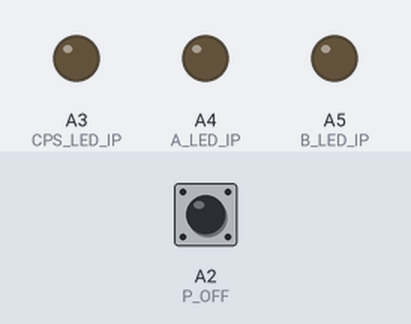
Recording of a sketch running on a simulated Arduino Uno, built with avr-gcc and run on an emulated ATmega328P. Shown: output pins drawn as LEDs (lit = HIGH). Dashed ring = blinking. The test bench sets the inputs (shaded band); at power-on: A2 (P_OFF) HIGH. Storage starts empty; what the sketch prints to the serial monitor is not drawn.

Above: at 1.2 s.
1.3 s: A2 (P_OFF) pulled LOW for 0.15 s
At 1.46 s:
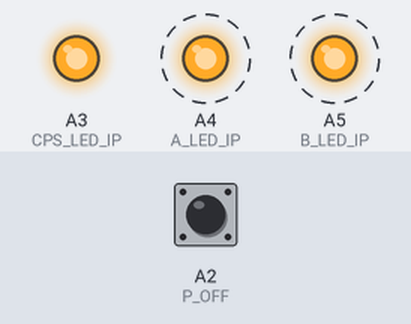
Timing chart, 0 to 10.3 s (numbered marks = the images above; inputs shaded):
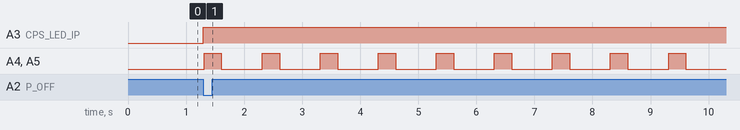

Measured:
- after the input at 1.3 s, A4 (A_LED_IP), A5 (B_LED_IP): alternates HIGH for 0.30 s and LOW for 0.70 s, starting at once

The sketch:

testSDModule.ino
```cpp
// SD Card Module Libraries & Dependencies
#include <SPI.h>
#include <SD.h>


// Switches
const int cycleBase = 2;  // Cycles per Second
const bool saveData = true;

// Pinouts
const int CPS_LED_IP  = A3;  // CPS Indicator
const int A_LED_IP    = A4;  // Red Indicator A
const int B_LED_IP    = A5;  // Red Indicator B
const int P_OFF       = A2;  // Power Off Button
const int chipSelect  = 10;  // SDCM - CS

// Cycles per Second Variables
const int ms = 1000;
const int cps = cycleBase * ms;
unsigned long previousTime = millis();

// File Management Variables
String dataFileName;  // Data File Name
File dataFile;        // Data File
String logFileName;   // Log File Name
File logFile;         // Log File


void setup() {
  // Initialize serial monitor.
  Serial.begin(9600);

  // Set pins.
  pinMode(CPS_LED_IP, OUTPUT);
  pinMode(A_LED_IP, OUTPUT);
  pinMode(B_LED_IP, OUTPUT);
  pinMode(P_OFF, INPUT_PULLUP);

  if (saveData) {
    Serial.println("Save Data: Enabled");
  } else {
    Serial.println("Save Data: Disabled");
  }

  // Initialize modules.
  sdcmInitialize();  // SD Card Module

  // Setup peripherals.


  // TEST SECTION
  dataFile.flush();
  logFile.flush();
  Serial.println("Test Finished!");
}


void loop() {
  // Calculate and check Cycles per Second.
  unsigned long currentTime = millis();
  if (currentTime - previousTime >= cps) {
    previousTime = currentTime;
    cycle();
  }

  // Check power off trigger.
  if (digitalRead(P_OFF) == LOW) {
    powerOffLoop();
  }
}


void powerOffLoop() {
  // Initiate power off procedure.
  digitalWrite(CPS_LED_IP, HIGH);

  // Close files.
  dataFile.close();
  logFile.close();

  while (true) {
    digitalWrite(A_LED_IP, HIGH);
    digitalWrite(B_LED_IP, HIGH);
    delay(300);
    digitalWrite(A_LED_IP, LOW);
    digitalWrite(B_LED_IP, LOW);
    delay(700);
  }
}


void cycle() {
  // Indicate cycle.
  cycleIndicator();

  // Check SD card module.
  if (!SD.begin(chipSelect)) {
    sdcmError();
  }

  // Print time elapsed.
  Serial.println(String(millis()/1000));
}


void cycleIndicator() {
  digitalWrite(CPS_LED_IP, HIGH);
  delay(60);
  digitalWrite(CPS_LED_IP, LOW);
  delay(80);
  digitalWrite(CPS_LED_IP, HIGH);
  delay(60);
  digitalWrite(CPS_LED_IP, LOW);
}


void sdcmInitialize() {
  // Initialize the SD card module.
  if (SD.begin(chipSelect)) {
    Serial.println("Card Initialized!");
  } else {
    Serial.println("Card Failed!");
    sdcmError();
  }

  // Write files.
  if (saveData) {
    createCSVfile();
  }
}


void createCSVfile() {
  // Write the CSV files with its included headers.
  int fileIndex = 0;
  String fileExtension = ".csv";

  // Designate a number for the filename.
  while (SD.exists("data_" + String(fileIndex) + fileExtension)) {
    fileIndex++;
  }

  // Create and open the data file.
  dataFileName = "data_" + String(fileIndex) + fileExtension;
  dataFile = SD.open(dataFileName, FILE_WRITE);

  // Check data the file.
  if (!dataFile) {
    Serial.println("File Error: `" + dataFileName + "`");
    createFileError();
  }
  Serial.println("File Created: `" + dataFileName + "`");

  // Write csv headers to the data file.
  dataFile.println(
  "Date,"
  "Time,"
  "TimeElapsed,"
  "Temperature,"
  "Humidity,"
  "SoilMoisture1,"
  "SoilMoisture2,"
  "SoilMoisture3,"
  "SoilMoisture4"
  );

  // Create and open the log file.
  logFileName = "log_" + String(fileIndex) + ".txt";
  logFile = SD.open(logFileName, FILE_WRITE);

  // Check the log file.
  if (!logFile) {
    Serial.println("File Error: `" + logFileName + "`");
    createFileError();
  }
  Serial.println("File Created: `" + logFileName + "`");
}


void createFileError() {
  // Indicate error.
  Serial.println("Failed to write/open file.");

  // Close possible open files.
  dataFile.close();
  logFile.close();

  while (true) {
    digitalWrite(A_LED_IP, HIGH);
    delay(175);
    digitalWrite(A_LED_IP, LOW);
    delay(50);
    digitalWrite(A_LED_IP, HIGH);
    delay(175);
    digitalWrite(A_LED_IP, LOW);
    delay(100);

    digitalWrite(B_LED_IP, HIGH);
    delay(400);
    digitalWrite(B_LED_IP, LOW);
    delay(100);
  }
}


void sdcmError() {
  if (!saveData) return;

  // Indicate module failure.
  Serial.println("SD Card Module Error");

  // Close possibble open files.
  dataFile.close();
  logFile.close();

  while (true) {
    digitalWrite(A_LED_IP, HIGH);
    delay(400);
    digitalWrite(A_LED_IP, LOW);
    delay(100);

    digitalWrite(B_LED_IP, HIGH);
    delay(400);
    digitalWrite(B_LED_IP, LOW);
    delay(100);
  }
}
```
